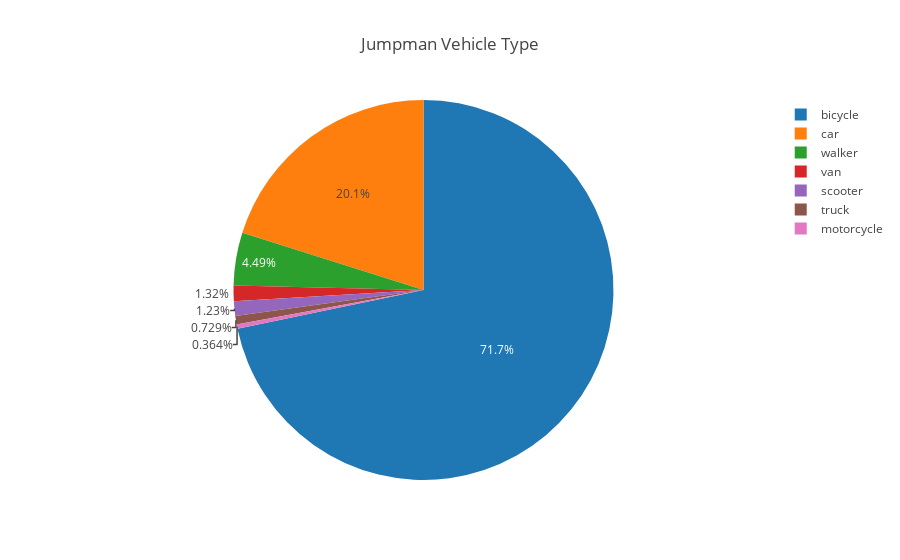

The notebook cell this image was saved under:
### Code cell
pieChart = [go.Pie(labels = vType.index, values = vType )]
layout = go.Layout(title= 'Jumpman Vehicle Type')
py.iplot(go.Figure(data=pieChart, layout = layout))

### Figure 1 — Plotly figure (JSON) as saved in the notebook; plotly's stock layout.template omitted (floating-point values rounded to 4 significant figures)
{"data": [{"labels": ["bicycle", "car", "walker", "van", "scooter", "truck", "motorcycle"], "type": "pie", "uid": "a83e2b51-f481-4454-bf98-e0fe4f50cd99", "values": [3740, 1050, 234, 69, 64, 38, 19]}], "layout": {"title": {"text": "Jumpman Vehicle Type"}}}
